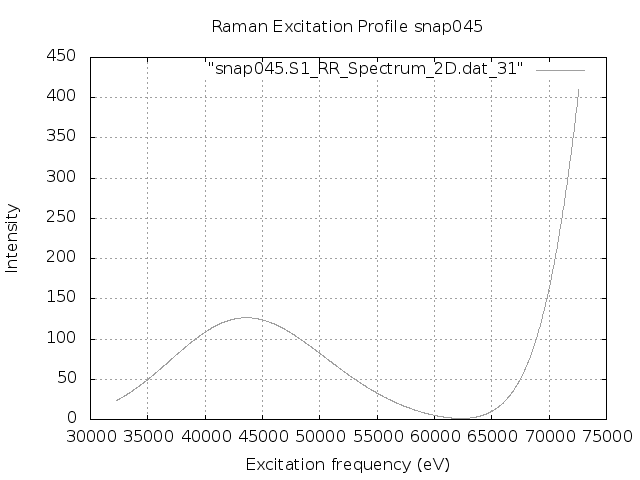

This chart was generated by the following gnuplot code:
set terminal png
set output "snap045.S1.REP.png"
set xlabel 'Excitation frequency (eV)'
set ylabel 'Intensity'
set title "Raman Excitation Profile snap045"
set grid
set autoscale
plot "snap045.S1_RR_Spectrum_2D.dat_31" with lines lc "blue"
exit
